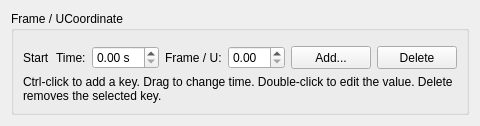
        <widget class="QWidget" name="frameVisualPage"><layout class="QVBoxLayout" name="frameVisualPageLayout">
         <item><widget class="QGroupBox" name="frameVisualGroup"><property name="title"><string>Frame / UCoordinate</string></property><layout class="QVBoxLayout" name="frameVisualGroupLayout">
          <item><widget class="EmitterKeyframeBar" name="frameGraphBar"><property name="scalarMode" stdset="0"><bool>true</bool></property><property name="accessibleName"><string>Frame / UCoordinate keyframe timeline</string></property></widget></item>
          <item><layout class="QHBoxLayout" name="frameSelectedKeyLayout">
           <item><widget class="QLabel" name="frameKeySelectionLabel"><property name="text"><string>Start</string></property><property name="sizePolicy"><sizepolicy hsizetype="Maximum" vsizetype="Preferred"><horstretch>0</horstretch><verstretch>0</verstretch></sizepolicy></property></widget></item>
           <item><widget class="QLabel" name="frameKeyTimeLabel"><property name="text"><string>Time:</string></property><property name="sizePolicy"><sizepolicy hsizetype="Maximum" vsizetype="Preferred"><horstretch>0</horstretch><verstretch>0</verstretch></sizepolicy></property></widget></item><item><widget class="QDoubleSpinBox" name="frameKeyTimeSpin"><property name="maximumSize"><size><width>210</width><height>16777215</height></size></property><property name="suffix"><string> s</string></property></widget></item>
           <item><widget class="QLabel" name="frameKeyValueLabel"><property name="text"><string>Frame / U:</string></property><property name="sizePolicy"><sizepolicy hsizetype="Maximum" vsizetype="Preferred"><horstretch>0</horstretch><verstretch>0</verstretch></sizepolicy></property></widget></item><item><widget class="QDoubleSpinBox" name="frameKeyValueSpin"><property name="maximumSize"><size><width>210</width><height>16777215</height></size></property></widget></item>
           <item><spacer name="frameSelectedKeySpacer"><property name="orientation"><enum>Qt::Horizontal</enum></property><property name="sizeHint" stdset="0"><size><width>0</width><height>0</height></size></property></spacer></item>
           <item><widget class="QPushButton" name="frameVisualAddButton"><property name="text"><string>Add...</string></property><property name="sizePolicy"><sizepolicy hsizetype="Maximum" vsizetype="Preferred"><horstretch>0</horstretch><verstretch>0</verstretch></sizepolicy></property></widget></item><item><widget class="QPushButton" name="frameVisualRemoveButton"><property name="text"><string>Delete</string></property><property name="sizePolicy"><sizepolicy hsizetype="Maximum" vsizetype="Preferred"><horstretch>0</horstretch><verstretch>0</verstretch></sizepolicy></property></widget></item>
          </layout></item>
          <item><widget class="QLabel" name="frameGraphHelpLabel"><property name="text"><string>Ctrl-click to add a key. Drag to change time. Double-click to edit the value. Delete removes the selected key.</string></property><property name="wordWrap"><bool>true</bool></property></widget></item>
         </layout></widget></item>
        </layout></widget>
